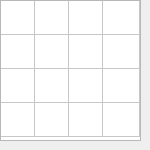
<?xml version="1.0" encoding="UTF-8"?>
<ui version="4.0">
 <class>Form</class>
 <widget class="QWidget" name="Form">
  <property name="geometry">
   <rect>
    <x>0</x>
    <y>0</y>
    <width>150</width>
    <height>150</height>
   </rect>
  </property>
  <property name="minimumSize">
   <size>
    <width>150</width>
    <height>150</height>
   </size>
  </property>
  <property name="windowTitle">
   <string>Form</string>
  </property>
  <widget class="QTableWidget" name="tableWidget">
   <property name="geometry">
    <rect>
     <x>0</x>
     <y>0</y>
     <width>141</width>
     <height>141</height>
    </rect>
   </property>
   <property name="rowCount">
    <number>4</number>
   </property>
   <property name="columnCount">
    <number>4</number>
   </property>
   <attribute name="horizontalHeaderVisible">
    <bool>false</bool>
   </attribute>
   <attribute name="horizontalHeaderDefaultSectionSize">
    <number>34</number>
   </attribute>
   <attribute name="horizontalHeaderMinimumSectionSize">
    <number>25</number>
   </attribute>
   <attribute name="horizontalHeaderStretchLastSection">
    <bool>true</bool>
   </attribute>
   <attribute name="verticalHeaderVisible">
    <bool>false</bool>
   </attribute>
   <attribute name="verticalHeaderDefaultSectionSize">
    <number>34</number>
   </attribute>
   <row/>
   <row/>
   <row/>
   <row/>
   <column/>
   <column/>
   <column/>
   <column/>
  </widget>
 </widget>
 <resources/>
 <connections/>
</ui>
